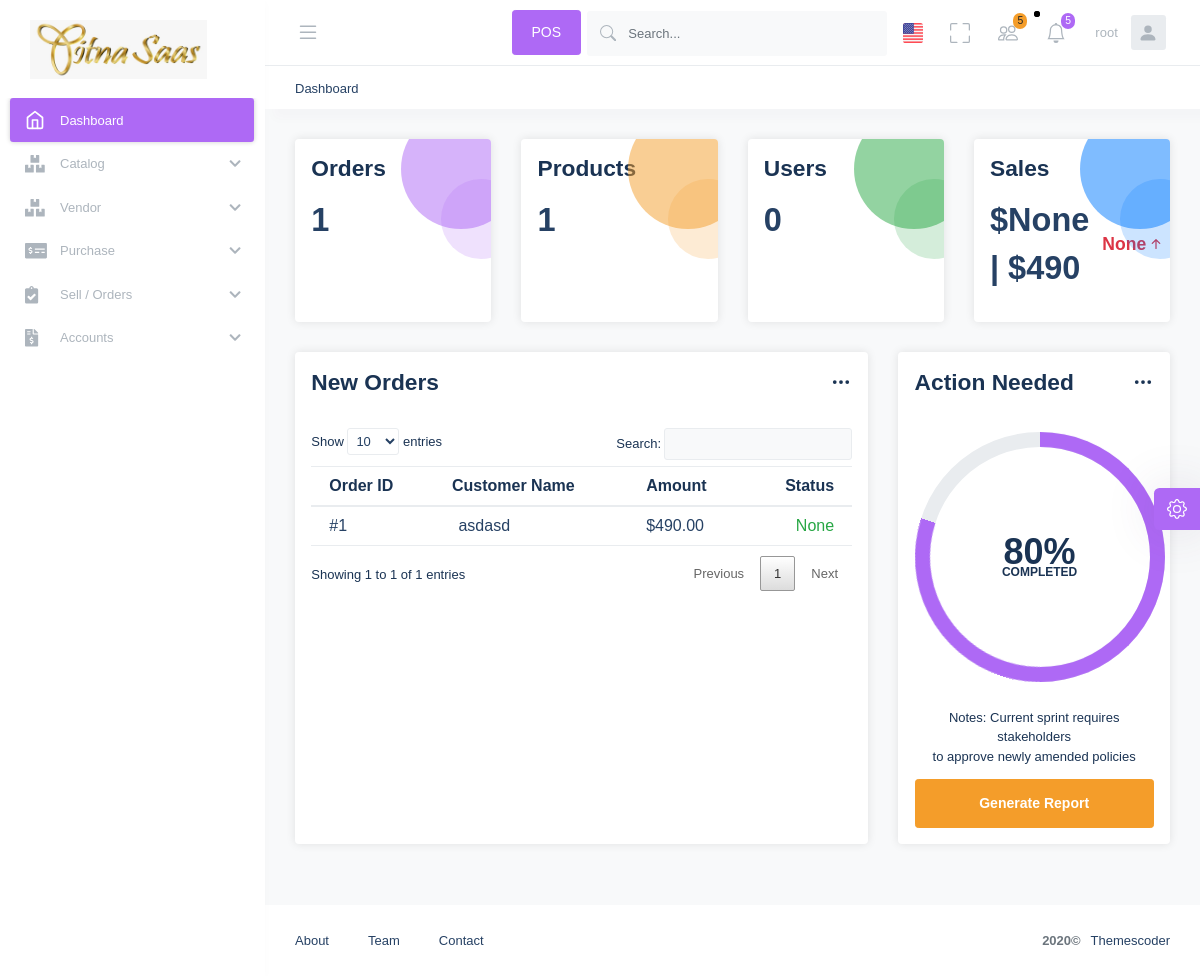
Before: /pharmacy-pos/1/ (signed in) with the older database file.
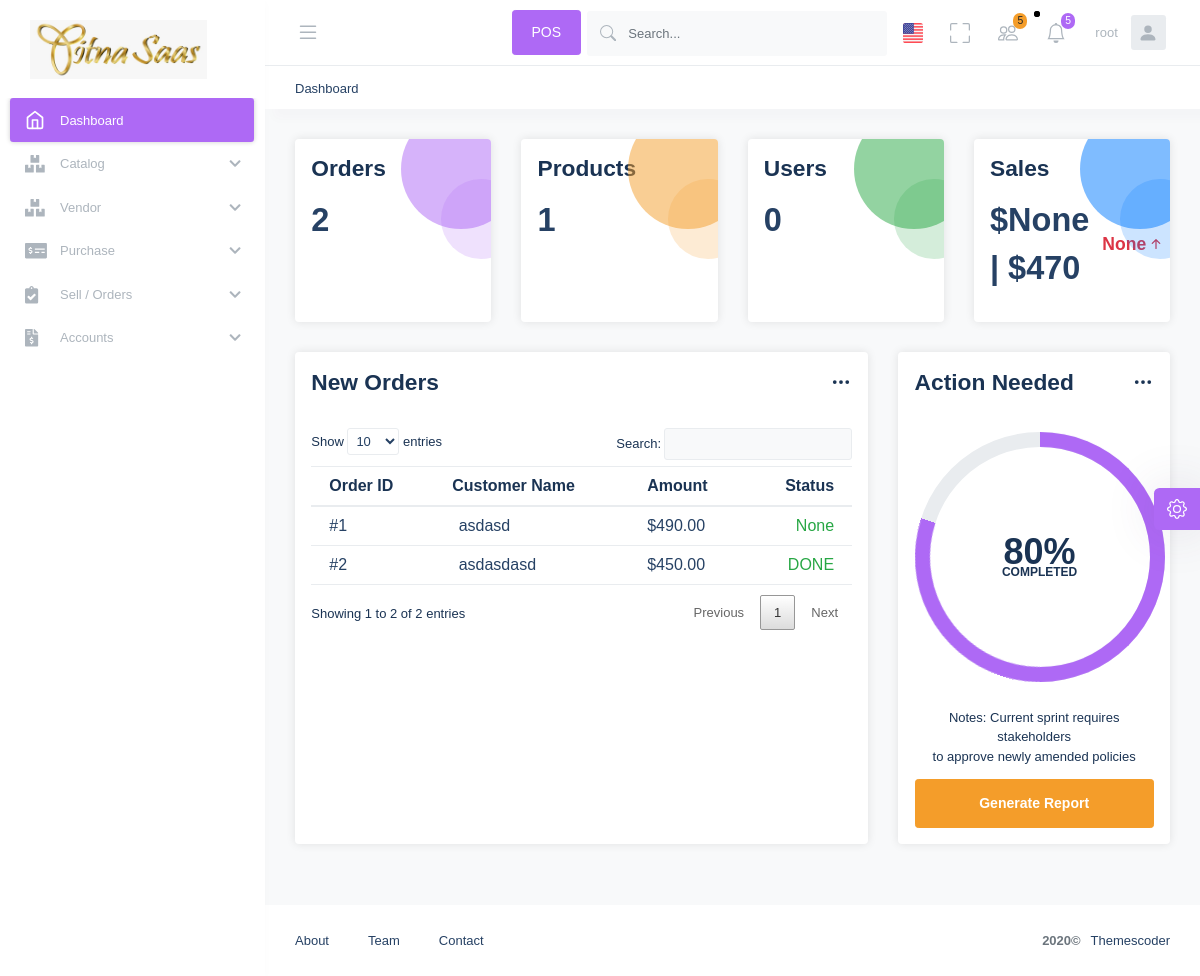
After: the same page with the newer database file.
### pharmacyapp/models.py (models this page shows, shortened)
class MedicineCheckout(models.Model):
    STATUS_CHOICE = (
        ("PROCESSING", "PROCESSING"),
        ("DONE", "DONE")
    )
    created_at = models.DateField(default=date.today)
    customer_name = models.CharField(max_length=255)
    customer_phone = models.CharField(max_length=255)
    medicine_items = models.ManyToManyField(MedicineCartItems)
    discount = models.FloatField(null=True)
    amount_received = models.DecimalField(
        decimal_places=2, max_digits=10, default=0.00)
    change = models.DecimalField(decimal_places=2, max_digits=10, default=0.00)
    total = models.DecimalField(decimal_places=2, max_digits=10, default=0.00)
    shop = models.ForeignKey(Shop, on_delete=models.SET_NULL, null=True)
    is_paid = models.BooleanField(default=False)
    status = models.CharField(max_length=255, null=True, blank=True, choices=STATUS_CHOICE)
    class Meta:
        ordering = ["-id"]

### pharmacyapp/views.py (the view, shortened to what this page needs)
# urls.py: path("<int:shop_id>/", PharmaAdminView.as_view(), name="pharma-admin"),
class PharmaAdminView(LoginRequiredMixin, View):
    login_url = "loginView"
    redirect_field_name = 'redirect_to'
    template_name = "Test/index.html"
    def get(self, request, shop_id, *args, **kwargs):
        shopId = get_object_or_404(Shop, pk=shop_id)
        shopTitle = shopId.shop_name
        if shopId.user == request.user:
            today_date = date.today()
            per_day__sale = MedicineCheckout.objects.filter(shop=shopId.id, created_at=today_date).aggregate(Sum("total"))
            per_day_sale = per_day__sale.pop("total__sum")
            orders = MedicineCheckout.objects.filter(
                shop=shopId.id
            )
            nots = NotificationModel.objects.filter(
                shop=shopId.id
            )
            count_orders = MedicineCheckout.objects.filter(
                shop=shopId.id
            ).count()
            count_products = Medicine.objects.filter(
                shop=shopId.id
            ).count()
            today_date = date.today()
            print(today_date)
            today_sale = MedicineCheckout.objects.filter(created_at=today_date, shop=shopId.id).aggregate(Avg("total"))
            general_sale = MedicineCheckout.objects.filter(shop=shopId.id).aggregate(Avg("total"))
            remove_el = general_sale.pop("total__avg")
            general__sale = remove_el
            remove_total_avg = today_sale.pop("total__avg")
            today__sale = remove_total_avg
            if today__sale is not None:
                if Decimal(general__sale) > Decimal(today__sale):
                    increase = (general__sale - today__sale) / 100
                else:
                    increase = (today__sale - general_sale) / 100
            else:
                increase = None
            args = {
                "shopId": shopId,
                "today_date": today_date,
                "per_day_sale": per_day_sale,
                "shopTitle": shopTitle,
                "orders": orders,
                "nots": nots,
                "count_orders": count_orders,
                "today__sale": today__sale,
                "today_sale": today_sale,
                "general__sale": general__sale,
                "increase": increase,
                "count_products": count_products,
            }
            return render(request, self.template_name, args)
        else:
            return redirect("warning")

### pharmacyapp/templates/Test/index.html (shortened to what the changed rows need)
{% load static %}
<body
  id="tc_body"
  class="header-fixed header-mobile-fixed subheader-enabled aside-enabled aside-fixed"
>
  <div class="d-flex flex-column flex-root">
    <div class="d-flex flex-row flex-column-fluid page">
      {% include "Test/sidebar.html" %}
      <div class="d-flex flex-column flex-row-fluid wrapper" id="tc_wrapper">
        {% include "Test/nav.html" %}
        <div
          class="content d-flex flex-column flex-column-fluid"
          id="tc_content"
        >
          <div class="d-flex flex-column-fluid">
            <div class="container-fluid">
              <div class="row">
                <div class="col-12">
                  <div class="row">
                    <div class="col-lg-6 col-xl-3">
                      <div
                        class="card card-custom gutter-b bg-white border-0 theme-circle theme-circle-primary"
                      >
                        <div class="card-body">
                          <div class="mt-3">
                            <div class="d-flex align-items-center">
                              <span
                                class="text-dark font-weight-bold font-size-h1 mr-3"
                                ><span class="counter" data-target="400"
                                  >{{ count_orders }}</span
                                ></span
                              >
                            </div>
                          </div>
                        </div>
                      </div>
                    </div>
                    <div class="col-lg-6 col-xl-3">
                      <div
                        class="card card-custom gutter-b bg-white border-0 theme-circle theme-circle-info"
                      >
                        <div class="card-body">
                          <div class="mt-3">
                            <div class="d-flex align-items-center">
                              <span
                                class="text-dark font-weight-bold font-size-h1 mr-3"
                                >$<span class="counter" data-target="6800"
                                  >{{ today__sale }} | ${{general__sale}}</span
                                ></span
                              >
                            </div>
                          </div>
                        </div>
                      </div>
                    </div>
                  </div>
                  <div class="row">
                    <div class="col-lg-6 col-xl-8">
                      <div class="card card-custom gutter-b bg-white border-0">
                        <div class="card-body">
                          <div>
                            <div class="kt-table-content table-responsive">
                              <table id="myTable" class="table">
                                <thead class="kt-table-thead text-body">
                                  <tr>
                                    <th class="kt-table-cell">Order ID</th>
                                    <th class="kt-table-cell">Customer Name</th>
                                    <th class="kt-table-cell">Amount</th>
                                    <th class="kt-table-cell">
                                      <div class="text-right">Status</div>
                                    </th>
                                  </tr>
                                </thead>
                                <tbody class="kt-table-tbody text-dark">
                                  {% if orders %}
                                  {% for o in orders %}
                                  <tr class="kt-table-row kt-table-row-level-0">
                                    <td class="kt-table-cell">#{{ o.id }}</td>
                                    <td class="kt-table-cell">
                                      <div class="d-flex align-items-center">
                                        <span class="ml-2">{{ o.customer_name }}</span>
                                      </div>
                                    </td>
                                    <td class="kt-table-cell">${{ o.total }}</td>
                                    <td class="kt-table-cell">
                                      <div class="text-right">
                                        <span class="mr-0 text-success"
                                          >{{ o.status }}</span
                                        >
                                      </div>
                                    </td>
                                  </tr>
                                  {% endfor %}
                                 {% else %}No Sales yet!{% endif %}
                                </tbody>
                              </table>
                            </div>
                          </div>
                        </div>
                      </div>
                    </div>
                  </div>
                </div>
              </div>
            </div>
          </div>
        </div>
      </div>
    </div>
  </div>
</body>

Changed rows visible on the page:
added MedicineCheckout: id "2", customer_name "asdasdasd", total "450.00", status "DONE"
Other visible differences:
{{ count_orders }}: "1" → "2"
{{ general__sale }}: "490" → "470"
text written by a page script: "Show entries Search: Showing 1 to 1 of 1 entries Previous 1 Next" → "Show entries Search: Showing 1 to 2 of 2 entries Previous 1 Next"
